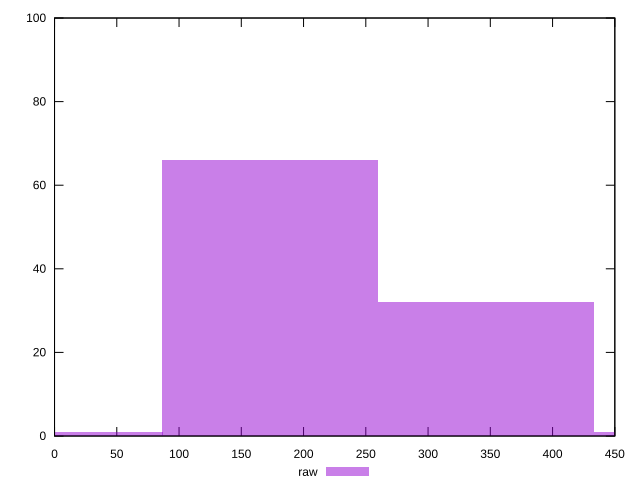

Write the gnuplot code that produced this figure.
reset

$raw <<EOF
346.8626311395112 32
173.4313155697556 66
0 1
520.2939467092668 1
EOF

set key outside below
set boxwidth 173.4313155697556
set xrange [0:450]
set yrange [0:100]
set trange [0:100]
set style fill transparent solid 0.5 noborder
set terminal svg size 640, 490 enhanced background rgb 'white'
set output "report_00017_2021-02-10T15-08-03.406Z/offscreen-images/samples/pages+cached/raw/histogram.svg"

plot $raw title "raw" with boxes

reset
